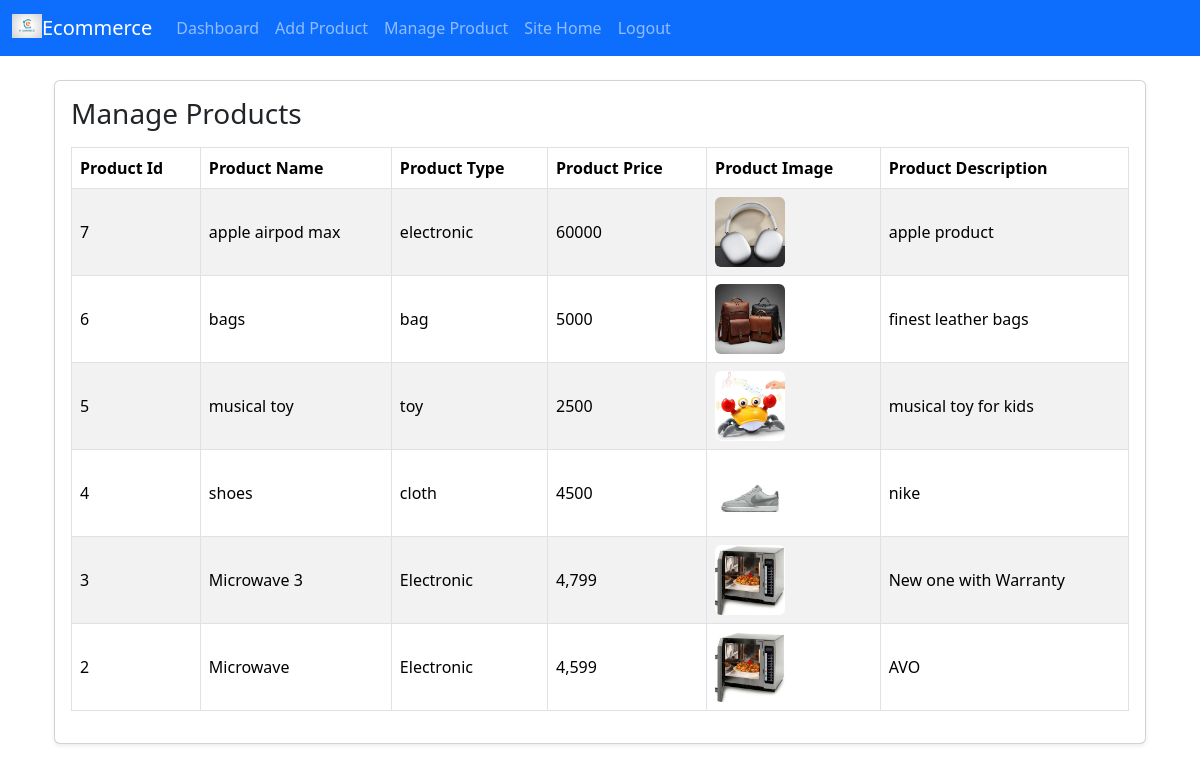
Screenshot of /admin-app/manage-product/ (signed in) with the database file from the repository.
### admindashboard/models.py (models this page shows, shortened)
class product(models.Model):
    pname = models.CharField(max_length=225)
    pprice = models.CharField(max_length=225)
    pdescription = models.TextField()
    pphoto = models.ImageField(upload_to='product_photo/')
    ptype = models.CharField(max_length=225)

### admindashboard/views.py (the view)
# urls.py: path('manage-product/', views.manage_product, name='manage_product'),
def manage_product(request):
    current_admin = _get_logged_in_admin(request)
    if current_admin is None:
        messages.error(request, 'Please login first.')
        return redirect('admin_login')
    products = product.objects.order_by('-id')
    context = {
        'admin_name': current_admin.name,
        'products': products,
    }
    return render(request, 'manage_product.html', context)

### admindashboard/views.py (called while the page is built)
def _get_logged_in_admin(request):
    admin_id = request.session.get('admin_id')
    admin_email = request.session.get('admin_email')
    if not admin_id or not admin_email:
        return None
    try:
        return admin_user.objects.get(id=admin_id, email=admin_email)
    except admin_user.DoesNotExist:
        request.session.pop('admin_id', None)
        request.session.pop('admin_email', None)
        request.session.pop('admin_name', None)
        return None

### Ecommerce/admindashboard/templates/manage_product.html (shortened to what this page needs)
{% extends "admin_main.html" %}
{% block content %}
<div class="container">
    <div class="row">
        <div class="col-sm-12">
            <div class="card shadow-sm">
                <div class="card-body">
                    <h1 class="h3 mb-3">Manage Products</h1>
                    <div class="table-responsive">
                        <table class="table table-striped table-bordered align-middle">
                            <thead>
                                <tr>
                                    <th>Product Id</th>
                                    <th>Product Name</th>
                                    <th>Product Type</th>
                                    <th>Product Price</th>
                                    <th>Product Image</th>
                                    <th>Product Description</th>
                                </tr>
                            </thead>
                            <tbody>
                                {% for item in products %}
                                <tr>
                                    <td>{{ item.id }}</td>
                                    <td>{{ item.pname }}</td>
                                    <td>{{ item.ptype }}</td>
                                    <td>{{ item.pprice }}</td>
                                    <td>
                                        {% if item.pphoto %}
                                            <img src="{{ item.pphoto.url }}" alt="{{ item.pname }}" width="70" height="70" class="rounded">
                                        {% else %}
                                            No image
                                        {% endif %}
                                    </td>
                                    <td>{{ item.pdescription }}</td>
                                </tr>
                                {% empty %}
                                <tr>
                                    <td colspan="6" class="text-center">No products added yet.</td>
                                </tr>
                                {% endfor %}
                            </tbody>
                        </table>
                    </div>
                </div>
            </div>
        </div>
    </div>
</div>
{% endblock %}

### rows the page displays
product: id "7", pname "apple airpod max", ptype "electronic", pprice "60000", pphoto (picture), pdescription "apple product"
product: id "6", pname "bags", ptype "bag", pprice "5000", pphoto (picture), pdescription "finest leather bags"
product: id "5", pname "musical toy", ptype "toy", pprice "2500", pphoto (picture), pdescription "musical toy for kids"
product: id "4", pname "shoes", ptype "cloth", pprice "4500", pphoto (picture), pdescription "nike"
product: id "3", pname "Microwave 3", ptype "Electronic", pprice "4,799", pphoto (picture), pdescription "New one with Warranty"
product: id "2", pname "Microwave", ptype "Electronic", pprice "4,599", pphoto (picture), pdescription "AVO"
